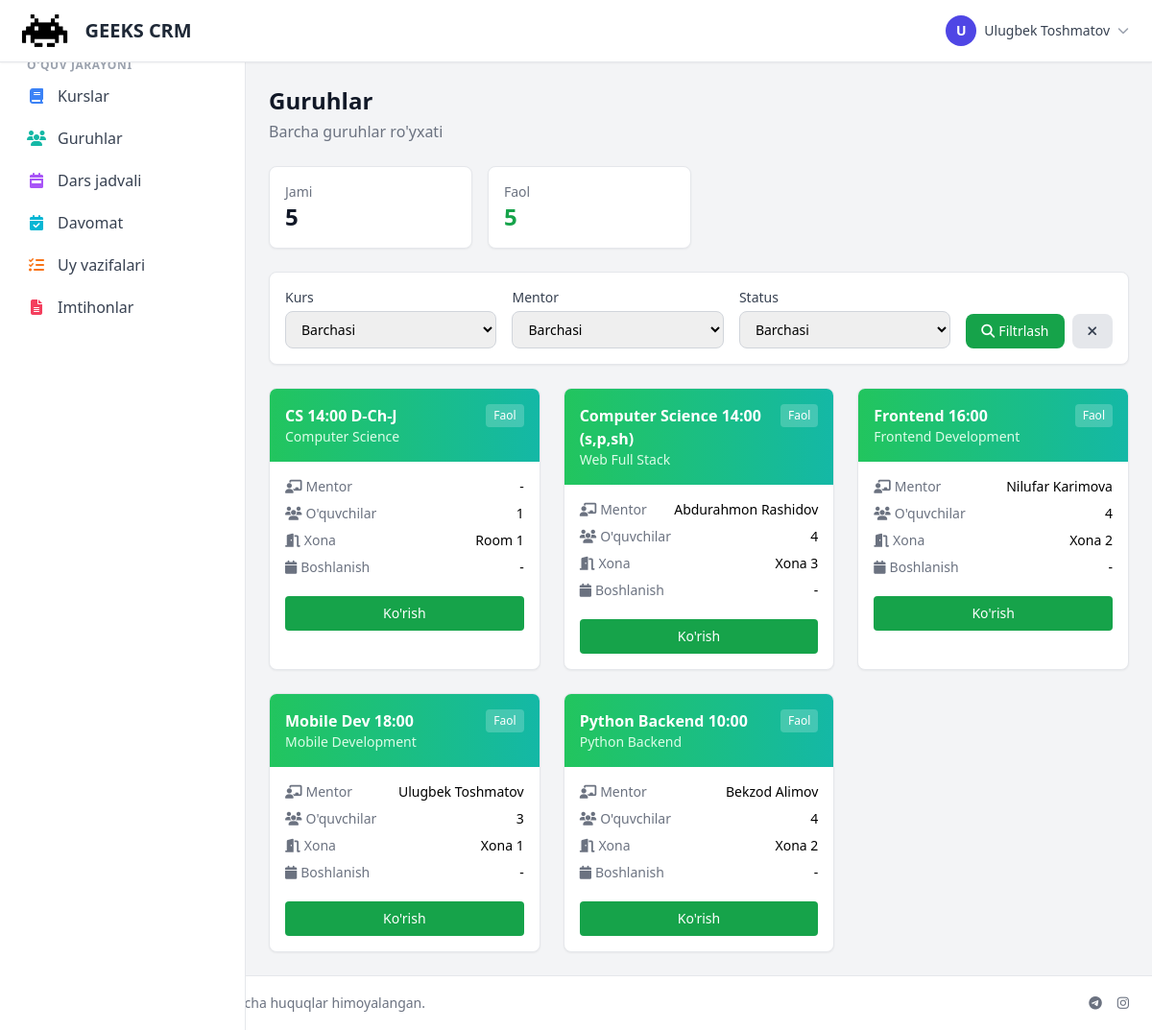
/courses/groups/ (signed in), run on the app's committed database.
### accounts/models.py (models this page shows, shortened)
class User(AbstractUser):
    ROLE_CHOICES = [
        ('admin', 'Administrator'),
        ('manager', 'Menejer'),
        ('mentor', 'Mentor'),
        ('student', "O'quvchi"),
        ('parent', 'Ota-ona'),
        ('accountant', 'Buxgalter'),
        ('sales', 'Sotuvchi'),
        ('sales_manager', 'Sotuvchilar menejeri'),
    ]
    role = models.CharField(max_length=20, choices=ROLE_CHOICES, default='student', verbose_name='Rol')
    phone = models.CharField(max_length=20, blank=True, null=True, verbose_name='Telefon')
    telegram_id = models.BigIntegerField(blank=True, null=True, unique=True, verbose_name='Telegram ID')
    telegram_username = models.CharField(max_length=100, blank=True, null=True, verbose_name='Telegram username')
    avatar = models.ImageField(upload_to='avatars/', blank=True, null=True, verbose_name='Avatar')
    is_active = models.BooleanField(default=True, verbose_name='Faol')
    created_at = models.DateTimeField(auto_now_add=True, verbose_name='Yaratilgan sana')
    updated_at = models.DateTimeField(auto_now=True, verbose_name='Yangilangan sana')
    class Meta:
        verbose_name = 'Foydalanuvchi'
        verbose_name_plural = 'Foydalanuvchilar'
        ordering = ['-created_at']
        indexes = [
            models.Index(fields=['role', 'is_active']),
            models.Index(fields=['telegram_id']),
            models.Index(fields=['created_at']),
        ]
    @property
    def is_admin(self):
        return self.role == 'admin' or self.is_superuser
    @property
    def is_manager(self):
        return self.role == 'manager'

### courses/models.py (models this page shows, shortened)
class Group(models.Model):
    SCHEDULE_CHOICES = [
        ('odd', 'Toq kunlar'),
        ('even', 'Juft kunlar'),
        ('daily', 'Har kuni'),
    ]
    course = models.ForeignKey(Course, on_delete=models.CASCADE, related_name='groups')
    name = models.CharField(max_length=200)
    mentor = models.ForeignKey(User, on_delete=models.SET_NULL, null=True, blank=True,
                              related_name='mentor_groups', limit_choices_to={'role': 'mentor'})
    room = models.ForeignKey(Room, on_delete=models.SET_NULL, null=True, blank=True, related_name='groups')
    students = models.ManyToManyField(User, related_name='student_groups', blank=True,
                                     limit_choices_to={'role': 'student'})
    schedule_type = models.CharField(max_length=10, choices=SCHEDULE_CHOICES, default='odd')
    start_time = models.TimeField()
    end_time = models.TimeField()
    capacity = models.IntegerField(default=20)
    is_active = models.BooleanField(default=True)
    created_at = models.DateTimeField(auto_now_add=True)
    updated_at = models.DateTimeField(auto_now=True)
    class Meta:
        verbose_name = 'Guruh'
        verbose_name_plural = 'Guruhlar'
        ordering = ['course', 'name']

class Course(models.Model):
    name = models.CharField(max_length=200)
    description = models.TextField(blank=True, null=True)
    branch = models.ForeignKey(Branch, on_delete=models.CASCADE, related_name='courses')
    duration_weeks = models.IntegerField(default=12)  # Haftalar soni
    price = models.DecimalField(max_digits=10, decimal_places=2, default=0.00)
    is_active = models.BooleanField(default=True)
    created_at = models.DateTimeField(auto_now_add=True)
    updated_at = models.DateTimeField(auto_now=True)
    class Meta:
        verbose_name = 'Kurs'
        verbose_name_plural = 'Kurslar'
        ordering = ['name']
        indexes = [
            models.Index(fields=['is_active', 'branch']),
        ]

class Room(models.Model):
    branch = models.ForeignKey(Branch, on_delete=models.CASCADE, related_name='rooms')
    name = models.CharField(max_length=100)
    capacity = models.IntegerField(default=20)
    equipment = models.TextField(blank=True, null=True)  # Uskunalar ro'yxati
    is_active = models.BooleanField(default=True)
    created_at = models.DateTimeField(auto_now_add=True)
    updated_at = models.DateTimeField(auto_now=True)
    class Meta:
        verbose_name = 'Xona'
        verbose_name_plural = 'Xonalar'
        ordering = ['branch', 'name']

### courses/views.py (the view)
# urls.py: path('groups/', views.GroupListView.as_view(), name='group_list'),
class GroupListView(LoginRequiredMixin, ListView):
    model = Group
    template_name = 'courses/group_list.html'
    context_object_name = 'groups'
    def get_queryset(self):
        queryset = Group.objects.select_related('course', 'mentor', 'room')
        course = self.request.GET.get('course')
        if course:
            queryset = queryset.filter(course_id=course)
        mentor = self.request.GET.get('mentor')
        if mentor:
            queryset = queryset.filter(mentor_id=mentor)
        status = self.request.GET.get('status')
        if status == 'active':
            queryset = queryset.filter(is_active=True)
        elif status == 'inactive':
            queryset = queryset.filter(is_active=False)
        else:
            queryset = queryset.filter(is_active=True)
        return queryset.order_by('name')
    def get_context_data(self, **kwargs):
        context = super().get_context_data(**kwargs)
        context['courses'] = Course.objects.filter(is_active=True)
        context['mentors'] = User.objects.filter(role='mentor', is_active=True)
        context['total_groups'] = Group.objects.count()
        context['active_groups'] = Group.objects.filter(is_active=True).count()
        return context

### templates/courses/group_list.html (shortened to what this page needs)
{% extends 'base.html' %}
{% block content %}
<div class="space-y-6">
    <div class="flex flex-col sm:flex-row sm:items-center sm:justify-between gap-4">
        <div>
            <h1 class="text-2xl font-bold text-gray-900">Guruhlar</h1>
            <p class="text-gray-500 mt-1">Barcha guruhlar ro'yxati</p>
        </div>
    </div>
    <div class="grid grid-cols-2 md:grid-cols-4 gap-4">
        <div class="bg-white rounded-lg p-4 border shadow-sm">
            <p class="text-gray-500 text-sm">Jami</p>
            <p class="text-2xl font-bold text-gray-900">{{ total_groups|default:0 }}</p>
        </div>
        <div class="bg-white rounded-lg p-4 border shadow-sm">
            <p class="text-gray-500 text-sm">Faol</p>
            <p class="text-2xl font-bold text-green-600">{{ active_groups|default:0 }}</p>
        </div>
    </div>
    <div class="bg-white rounded-lg border shadow-sm p-4">
        <form method="get" class="flex flex-wrap gap-4 items-end">
            <div class="flex-1 min-w-[150px]">
                <label class="block text-sm font-medium text-gray-700 mb-1">Kurs</label>
                <select name="course" class="w-full px-3 py-2 border border-gray-300 rounded-lg text-sm">
                    <option value="">Barchasi</option>
                </select>
            </div>
            <div class="flex-1 min-w-[150px]">
                <label class="block text-sm font-medium text-gray-700 mb-1">Mentor</label>
                <select name="mentor" class="w-full px-3 py-2 border border-gray-300 rounded-lg text-sm">
                    <option value="">Barchasi</option>
                </select>
            </div>
            <div class="flex-1 min-w-[150px]">
                <label class="block text-sm font-medium text-gray-700 mb-1">Status</label>
                <select name="status" class="w-full px-3 py-2 border border-gray-300 rounded-lg text-sm">
                    <option value="">Barchasi</option>
                </select>
            </div>
            <div class="flex gap-2">
                <button type="submit" class="px-4 py-2 bg-green-600 text-white rounded-lg hover:bg-green-700 text-sm">
                    <i class="fas fa-search mr-1"></i>Filtrlash
                </button>
                <a href="{% url 'courses:group_list' %}" class="px-4 py-2 bg-gray-200 text-gray-700 rounded-lg hover:bg-gray-300 text-sm">
                    <i class="fas fa-times"></i>
                </a>
            </div>
        </form>
    </div>
    {% if groups %}
    <div class="grid grid-cols-1 md:grid-cols-2 lg:grid-cols-3 gap-6">
        {% for group in groups %}
        <div class="bg-white rounded-lg border shadow-sm overflow-hidden hover:shadow-md transition">
            <div class="bg-gradient-to-r from-green-500 to-teal-500 p-4">
                <div class="flex items-start justify-between">
                    <h3 class="font-bold text-white">{{ group.name }}</h3>
                    {% if group.is_active %}
                    <span class="bg-white/20 text-white px-2 py-1 rounded text-xs">Faol</span>
                    {% else %}
                    <span class="bg-gray-500/50 text-white px-2 py-1 rounded text-xs">Nofaol</span>
                    {% endif %}
                </div>
                <p class="text-green-100 text-sm">{{ group.course.name }}</p>
            </div>
            <div class="p-4 space-y-2 text-sm">
                <div class="flex justify-between">
                    <span class="text-gray-500"><i class="fas fa-chalkboard-teacher mr-1"></i>Mentor</span>
                    <span class="font-medium">{{ group.mentor.get_full_name|default:"-" }}</span>
                </div>
                <div class="flex justify-between">
                    <span class="text-gray-500"><i class="fas fa-users mr-1"></i>O'quvchilar</span>
                    <span class="font-medium">{{ group.students.count }}</span>
                </div>
                <div class="flex justify-between">
                    <span class="text-gray-500"><i class="fas fa-door-open mr-1"></i>Xona</span>
                    <span class="font-medium">{{ group.room.name|default:"-" }}</span>
                </div>
                <div class="flex justify-between">
                    <span class="text-gray-500"><i class="fas fa-calendar mr-1"></i>Boshlanish</span>
                    <span class="font-medium">{{ group.start_date|date:"d.m.Y"|default:"-" }}</span>
                </div>
                <div class="flex gap-2 pt-3">
                    <a href="{% url 'courses:group_detail' group.pk %}" class="flex-1 text-center bg-green-600 hover:bg-green-700 text-white py-2 rounded transition text-sm">
                        Ko'rish
                    </a>
                </div>
            </div>
        </div>
        {% endfor %}
    </div>
    {% endif %}
</div>
{% endblock %}

### templates/base.html (shortened to what this page needs)
{% load static %}
<!DOCTYPE html>
<html lang="uz">
<head>
    <script src="https://cdn.tailwindcss.com"></script>
    <link href="https://cdnjs.cloudflare.com/ajax/libs/font-awesome/6.5.1/css/all.min.css" rel="stylesheet">
</head>
<body class="bg-gray-100 min-h-screen flex flex-col">
    <nav class="bg-white shadow-sm border-b border-gray-200 sticky top-0 z-40">
        <div class="max-w-full mx-auto px-4">
            <div class="flex items-center justify-between h-16">
                <div class="flex items-center gap-4">
                    <a href="{% url 'dashboard' %}" class="flex items-center gap-3">
                        <img src="{% static 'img/logo_dark.png' %}" alt="Logo" class="h-10 w-auto" onerror="this.style.display='none'">
                        <span class="text-xl font-bold text-gray-800">GEEKS CRM</span>
                    </a>
                </div>
                {% if user.is_authenticated %}
                <div class="flex items-center gap-4">
                    <div class="relative" x-data="{open: false}">
                        <button @click="open = !open" class="flex items-center gap-2 p-2 rounded-lg hover:bg-gray-100">
                            <div class="w-8 h-8 bg-indigo-600 rounded-full flex items-center justify-center text-white text-sm font-bold">
                                {{ user.first_name.0|upper|default:user.username.0|upper }}
                            </div>
                            <span class="hidden sm:block text-sm font-medium text-gray-700">{{ user.get_full_name|default:user.username }}</span>
                            <i class="fas fa-chevron-down text-gray-400 text-xs"></i>
                        </button>
                    </div>
                </div>
                {% else %}
                <a href="{% url 'accounts:login' %}" class="px-4 py-2 bg-indigo-600 text-white rounded-lg hover:bg-indigo-700">
                    Kirish
                </a>
                {% endif %}
            </div>
        </div>
    </nav>
    <div class="flex flex-1">
        {% if user.is_authenticated %}
        <aside id="sidebar" class="w-64 bg-white border-r border-gray-200 fixed inset-y-0 left-0 z-30 transform -translate-x-full lg:translate-x-0 transition-transform duration-200 pt-16 lg:pt-0">
            <nav class="p-4 space-y-1 overflow-y-auto h-full">
                <a href="{% url 'dashboard' %}" class="flex items-center gap-3 px-3 py-2 rounded-lg text-gray-700 hover:bg-gray-100 {% if request.path == '/' %}bg-indigo-50 text-indigo-700{% endif %}">
                    <span>Dashboard</span>
                </a>
                {% if user.role == 'admin' or user.role == 'manager' or user.role == 'mentor' %}
                <p class="text-xs font-semibold text-gray-400 uppercase tracking-wider mt-6 mb-2 px-3">O'quv jarayoni</p>
                <a href="{% url 'courses:course_list' %}" class="flex items-center gap-3 px-3 py-2 rounded-lg text-gray-700 hover:bg-gray-100">
                    <i class="fas fa-book w-5 text-center text-blue-500"></i>
                    <span>Kurslar</span>
                </a>
                <a href="{% url 'courses:group_list' %}" class="flex items-center gap-3 px-3 py-2 rounded-lg text-gray-700 hover:bg-gray-100">
                    <i class="fas fa-users w-5 text-center text-teal-500"></i>
                    <span>Guruhlar</span>
                </a>
                <a href="{% url 'schedule:timetable' %}" class="flex items-center gap-3 px-3 py-2 rounded-lg text-gray-700 hover:bg-gray-100">
                    <i class="fas fa-calendar-week w-5 text-center text-purple-500"></i>
                    <span>Dars jadvali</span>
                </a>
                <a href="{% url 'attendance:attendance_list' %}" class="flex items-center gap-3 px-3 py-2 rounded-lg text-gray-700 hover:bg-gray-100">
                    <i class="fas fa-calendar-check w-5 text-center text-cyan-500"></i>
                    <span>Davomat</span>
                </a>
                <a href="{% url 'homework:homework_list' %}" class="flex items-center gap-3 px-3 py-2 rounded-lg text-gray-700 hover:bg-gray-100">
                    <i class="fas fa-tasks w-5 text-center text-orange-500"></i>
                    <span>Uy vazifalari</span>
                </a>
                <a href="{% url 'exams:exam_list' %}" class="flex items-center gap-3 px-3 py-2 rounded-lg text-gray-700 hover:bg-gray-100">
                    <i class="fas fa-file-alt w-5 text-center text-rose-500"></i>
                    <span>Imtihonlar</span>
                </a>
                {% endif %}
            </nav>
        </aside>
        {% endif %}
        <main class="flex-1 p-4 sm:p-6 {% if user.is_authenticated %}lg:ml-64{% endif %}" style="min-height: 0;">
            {% block content %}{% endblock %}
        </main>
    </div>
    <footer class="bg-white border-t border-gray-200 py-4 px-6 mt-auto">
        <div class="flex flex-col md:flex-row justify-between items-center gap-2 text-sm text-gray-500">
            <div class="flex items-center gap-2">
                <span>&copy; 2024 GEEKS Academy. Barcha huquqlar himoyalangan.</span>
            </div>
            <div class="flex items-center gap-4">
                <a href="#" class="hover:text-gray-700"><i class="fab fa-telegram"></i></a>
                <a href="#" class="hover:text-gray-700"><i class="fab fa-instagram"></i></a>
            </div>
        </div>
    </footer>
</body>
</html>

### data on the page
User: first_name.0 "U", get_full_name "Ulugbek Toshmatov"
Group: name "CS 14:00 D-Ch-J", is_active "Faol", course.name "Computer Science", mentor.get_full_name "-", students.count "1", room.name "Room 1", start_date "-"
Group: name "Computer Science 14:00 (s,p,sh)", is_active "Faol", course.name "Web Full Stack", mentor.get_full_name "Abdurahmon Rashidov", students.count "4", room.name "Xona 3", start_date "-"
Group: name "Frontend 16:00", is_active "Faol", course.name "Frontend Development", mentor.get_full_name "Nilufar Karimova", students.count "4", room.name "Xona 2", start_date "-"
Group: name "Mobile Dev 18:00", is_active "Faol", course.name "Mobile Development", mentor.get_full_name "Ulugbek Toshmatov", students.count "3", room.name "Xona 1", start_date "-"
Group: name "Python Backend 10:00", is_active "Faol", course.name "Python Backend", mentor.get_full_name "Bekzod Alimov", students.count "4", room.name "Xona 2", start_date "-"

### other printed values
{{ total_groups|default:0 }} "5"
{{ active_groups|default:0 }} "5"
